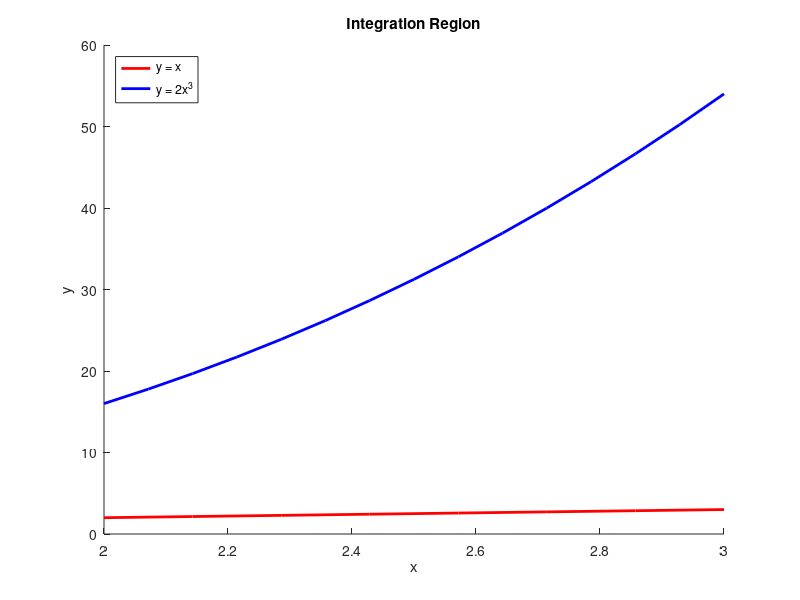
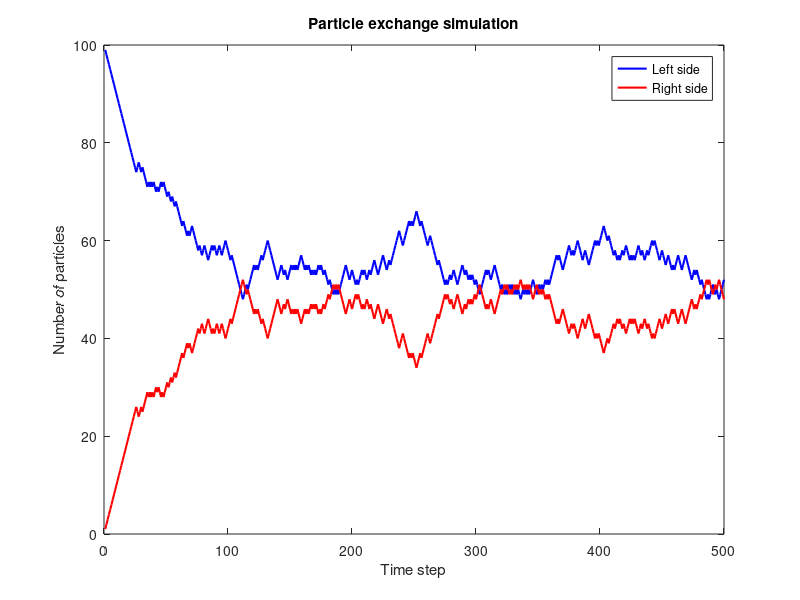

The MATLAB script that drew these images, in order: (Note: this script raises an error after producing the figures.)
% Monte Carlo integration for I = ∫∫ (x^2 + y) dy dx
clear; clc; rng('shuffle');

% Integration bounds
x_min = 2; 
x_max = 3;

N = 1e6;   % number of random points
x_rand = x_min + (x_max - x_min) * rand(N,1);   % uniform in [2,3]
y_rand = 2*x_min^3 + (2*x_max^3 - x_min) * rand(N,1); % trial range for y

% Define region: y between [x , 2x^3]
inside = (y_rand >= x_rand) & (y_rand <= 2*x_rand.^3);

% Evaluate integrand (only for points inside region)
f_vals = (x_rand.^2 + y_rand) .* inside;

% Bounding box area
Area_box = (x_max - x_min) * (2*x_max^3 - x_min);

% Monte Carlo estimate
I_MC = Area_box * mean(f_vals);

fprintf('Monte Carlo estimate: %.2f\n', I_MC);
fprintf('Exact value: 790.55\n');
fprintf('Error: %.2f %%\n', 100*abs(I_MC-790.55)/790.55);

% --------- Plot the region ---------
figure; hold on;
fplot(@(x) x, [x_min x_max], 'r', 'LineWidth',2);         % lower bound y = x
fplot(@(x) 2*x.^3, [x_min x_max], 'b', 'LineWidth',2);    % upper bound y = 2x^3
xlabel('x'); ylabel('y');
title('Integration Region');
legend('y = x','y = 2x^3','Location','northwest');



%%%%%%%% Particle exchange simulation
clear; clc; 
rng('shuffle');

N = 100;          % total number of particles
nl = N;           % initial number on left side
nr = 0;           % initial number on right side
T = 500;          % number of time steps

nl_record = zeros(1,T); % to record particles on left
nr_record = zeros(1,T); % to record particles on right

for t = 1:T
    r = rand;  % random number in [0,1]
    if r < nl/N
        % particle moves left -> right
        nl = nl - 1;
        nr = nr + 1;
    else
        % particle moves right -> left
        nl = nl + 1;
        nr = nr - 1;
    end
    
    % record values
    nl_record(t) = nl;
    nr_record(t) = nr;
end

% Plot results
figure;
plot(1:T, nl_record, 'b', 'LineWidth',1.5); hold on;
plot(1:T, nr_record, 'r', 'LineWidth',1.5);
xlabel('Time step'); ylabel('Number of particles');
legend('Left side','Right side');
title('Particle exchange simulation');




%%%%%%%%%%%%%% Sampling from f(theta) = 1 / (sin^2(theta) + a*cos^2(theta))

clear; clc; rng('shuffle');

N = 10000;               % number of samples
theta_range = [0, 2*pi]; % domain

% Try two values of 'a'
a_values = [0.5, 0.001];

for k = 1:length(a_values)
    a = a_values(k);

    % Define PDF (unnormalized)
    f = @(theta) 1 ./ (sin(theta).^2 + a*cos(theta).^2);

    % Find maximum value of f(theta) for rejection sampling
    theta_grid = linspace(0, 2*pi, 10000);
    f_max = max(f(theta_grid));

    % Generate samples using rejection method
    samples = zeros(N,1);
    count = 0;
    while count < N
        theta_try = 2*pi*rand;            % uniform candidate
        y = f_max * rand;                 % uniform in [0, f_max]
        if y < f(theta_try)
            count = count + 1;
            samples(count) = theta_try;
        end
    end

    % -------- Plot results --------
    figure;
    histogram(samples, 50, 'Normalization','pdf'); hold on;

    % Normalize f(theta) to make it a proper PDF
    Z = trapz(theta_grid, f(theta_grid)); % numerical normalization constant
    f_norm = f(theta_grid)/Z;

    plot(theta_grid, f_norm, 'r', 'LineWidth',2);
    xlabel('\theta'); ylabel('PDF');
    title(sprintf('Sampling from f(\\theta), a = %.3f', a));
    legend('Histogram of samples','Normalized f(\theta)');
end
